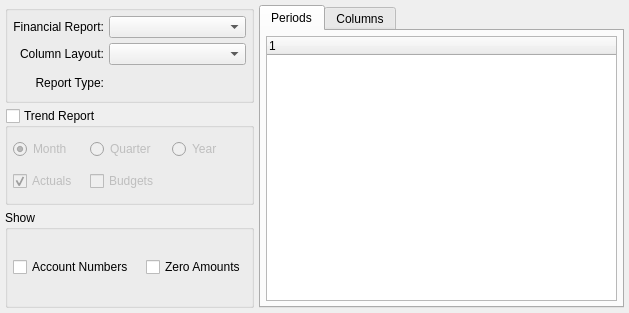
<?xml version="1.0" encoding="UTF-8"?>
<ui version="4.0">
 <comment>This file is part of the xTuple ERP: PostBooks Edition, a free and
open source Enterprise Resource Planning software suite,
Copyright (c) 1999-2018 by OpenMFG LLC, d/b/a xTuple.
It is licensed to you under the Common Public Attribution License
version 1.0, the full text of which (including xTuple-specific Exhibits)
is available at www.xtuple.com/CPAL.  By using this software, you agree
to be bound by its terms.</comment>
 <class>dspFinancialReport</class>
 <widget class="QWidget" name="dspFinancialReport">
  <property name="geometry">
   <rect>
    <x>0</x>
    <y>0</y>
    <width>629</width>
    <height>313</height>
   </rect>
  </property>
  <property name="windowTitle">
   <string>View Financial Report</string>
  </property>
  <layout class="QGridLayout" name="gridLayout_5">
   <item row="0" column="0">
    <widget class="QGroupBox" name="_layoutGroup">
     <property name="title">
      <string/>
     </property>
     <layout class="QGridLayout" name="gridLayout_7">
      <item row="0" column="0">
       <layout class="QGridLayout" name="gridLayout_4">
        <item row="0" column="0">
         <widget class="QLabel" name="_nameLit">
          <property name="text">
           <string>Financial Report:</string>
          </property>
          <property name="alignment">
           <set>Qt::AlignRight|Qt::AlignTrailing|Qt::AlignVCenter</set>
          </property>
         </widget>
        </item>
        <item row="0" column="1">
         <widget class="XComboBox" name="_flhead">
          <property name="sizePolicy">
           <sizepolicy hsizetype="Expanding" vsizetype="Fixed">
            <horstretch>0</horstretch>
            <verstretch>0</verstretch>
           </sizepolicy>
          </property>
         </widget>
        </item>
        <item row="1" column="0">
         <widget class="QLabel" name="_flcolLit">
          <property name="text">
           <string>Column Layout:</string>
          </property>
          <property name="alignment">
           <set>Qt::AlignRight|Qt::AlignTrailing|Qt::AlignVCenter</set>
          </property>
          <property name="buddy">
           <cstring>_flcol</cstring>
          </property>
         </widget>
        </item>
        <item row="1" column="1">
         <widget class="XComboBox" name="_flcol">
          <property name="sizePolicy">
           <sizepolicy hsizetype="Expanding" vsizetype="Fixed">
            <horstretch>0</horstretch>
            <verstretch>0</verstretch>
           </sizepolicy>
          </property>
         </widget>
        </item>
        <item row="2" column="0">
         <widget class="QLabel" name="_typeLit">
          <property name="text">
           <string>Report Type:</string>
          </property>
          <property name="alignment">
           <set>Qt::AlignRight|Qt::AlignTrailing|Qt::AlignVCenter</set>
          </property>
          <property name="buddy">
           <cstring>_type</cstring>
          </property>
         </widget>
        </item>
        <item row="2" column="1">
         <widget class="QLabel" name="_type">
          <property name="text">
           <string/>
          </property>
          <property name="alignment">
           <set>Qt::AlignLeading|Qt::AlignLeft|Qt::AlignVCenter</set>
          </property>
         </widget>
        </item>
       </layout>
      </item>
     </layout>
    </widget>
   </item>
   <item row="0" column="1" rowspan="3">
    <widget class="QTabWidget" name="_tab">
     <property name="enabled">
      <bool>true</bool>
     </property>
     <property name="sizePolicy">
      <sizepolicy hsizetype="Expanding" vsizetype="Expanding">
       <horstretch>1</horstretch>
       <verstretch>0</verstretch>
      </sizepolicy>
     </property>
     <property name="currentIndex">
      <number>0</number>
     </property>
     <widget class="QWidget" name="_periodsTab">
      <attribute name="title">
       <string>Periods</string>
      </attribute>
      <layout class="QGridLayout" name="gridLayout_3">
       <item row="0" column="0">
        <widget class="XTreeWidget" name="_periods">
         <property name="selectionMode">
          <enum>QAbstractItemView::MultiSelection</enum>
         </property>
        </widget>
       </item>
      </layout>
     </widget>
     <widget class="QWidget" name="_showColumnsTab">
      <attribute name="title">
       <string>Columns</string>
      </attribute>
      <layout class="QGridLayout" name="gridLayout_2">
       <item row="0" column="0">
        <widget class="XCheckBox" name="_showBegBal">
         <property name="text">
          <string>Beg. Bal.</string>
         </property>
        </widget>
       </item>
       <item row="0" column="1">
        <widget class="XCheckBox" name="_showBegBalPrcnt">
         <property name="text">
          <string>Beg. Bal. %</string>
         </property>
        </widget>
       </item>
       <item row="1" column="0">
        <widget class="XCheckBox" name="_showDebits">
         <property name="text">
          <string>Debits</string>
         </property>
        </widget>
       </item>
       <item row="1" column="1">
        <widget class="XCheckBox" name="_showDebitsPrcnt">
         <property name="text">
          <string>Debits %</string>
         </property>
        </widget>
       </item>
       <item row="2" column="0">
        <widget class="XCheckBox" name="_showCredits">
         <property name="text">
          <string>Credits</string>
         </property>
        </widget>
       </item>
       <item row="2" column="1">
        <widget class="XCheckBox" name="_showCreditsPrcnt">
         <property name="text">
          <string>Credits %</string>
         </property>
        </widget>
       </item>
       <item row="3" column="0">
        <widget class="XCheckBox" name="_showEndBal">
         <property name="text">
          <string>End. Bal.</string>
         </property>
        </widget>
       </item>
       <item row="3" column="1">
        <widget class="XCheckBox" name="_showEndBalPrcnt">
         <property name="text">
          <string>End. Bal. %</string>
         </property>
        </widget>
       </item>
       <item row="4" column="0">
        <widget class="XCheckBox" name="_showBudget">
         <property name="text">
          <string>Budget</string>
         </property>
        </widget>
       </item>
       <item row="4" column="1">
        <widget class="XCheckBox" name="_showBudgetPrcnt">
         <property name="text">
          <string>Budget %</string>
         </property>
        </widget>
       </item>
       <item row="5" column="0">
        <widget class="XCheckBox" name="_showDiff">
         <property name="text">
          <string>Difference</string>
         </property>
        </widget>
       </item>
       <item row="5" column="1">
        <widget class="XCheckBox" name="_showDiffPrcnt">
         <property name="text">
          <string>Difference %</string>
         </property>
        </widget>
       </item>
       <item row="6" column="0">
        <widget class="XCheckBox" name="_showCustom">
         <property name="text">
          <string>Custom</string>
         </property>
        </widget>
       </item>
       <item row="6" column="1">
        <widget class="XCheckBox" name="_showCustomPrcnt">
         <property name="text">
          <string>Custom %</string>
         </property>
        </widget>
       </item>
      </layout>
     </widget>
    </widget>
   </item>
   <item row="1" column="0">
    <widget class="QGroupBox" name="_trend">
     <property name="title">
      <string>Trend Report</string>
     </property>
     <property name="checkable">
      <bool>true</bool>
     </property>
     <property name="checked">
      <bool>false</bool>
     </property>
     <layout class="QGridLayout" name="gridLayout_8">
      <item row="0" column="0">
       <layout class="QHBoxLayout" name="horizontalLayout">
        <item>
         <layout class="QGridLayout" name="gridLayout_6">
          <property name="spacing">
           <number>12</number>
          </property>
          <item row="0" column="0">
           <widget class="QRadioButton" name="_month">
            <property name="text">
             <string>Month</string>
            </property>
            <property name="checked">
             <bool>true</bool>
            </property>
           </widget>
          </item>
          <item row="0" column="1">
           <widget class="QRadioButton" name="_quarter">
            <property name="text">
             <string>Quarter</string>
            </property>
           </widget>
          </item>
          <item row="0" column="2">
           <widget class="QRadioButton" name="_year">
            <property name="text">
             <string>Year</string>
            </property>
           </widget>
          </item>
          <item row="1" column="1">
           <widget class="QCheckBox" name="_budgets">
            <property name="text">
             <string>Budgets</string>
            </property>
           </widget>
          </item>
          <item row="1" column="0">
           <widget class="QCheckBox" name="_actuals">
            <property name="text">
             <string>Actuals</string>
            </property>
            <property name="checked">
             <bool>true</bool>
            </property>
           </widget>
          </item>
         </layout>
        </item>
        <item>
         <spacer name="horizontalSpacer">
          <property name="orientation">
           <enum>Qt::Horizontal</enum>
          </property>
          <property name="sizeHint" stdset="0">
           <size>
            <width>13</width>
            <height>20</height>
           </size>
          </property>
         </spacer>
        </item>
       </layout>
      </item>
     </layout>
    </widget>
   </item>
   <item row="2" column="0">
    <widget class="QGroupBox" name="_options">
     <property name="minimumSize">
      <size>
       <width>230</width>
       <height>16</height>
      </size>
     </property>
     <property name="title">
      <string>Show</string>
     </property>
     <layout class="QGridLayout" name="gridLayout">
      <item row="0" column="0">
       <layout class="QHBoxLayout" name="horizontalLayout_2">
        <property name="spacing">
         <number>12</number>
        </property>
        <item>
         <widget class="XCheckBox" name="_shownumbers">
          <property name="text">
           <string>Account Numbers</string>
          </property>
         </widget>
        </item>
        <item>
         <widget class="XCheckBox" name="_showzeros">
          <property name="enabled">
           <bool>true</bool>
          </property>
          <property name="text">
           <string>Zero Amounts</string>
          </property>
          <property name="checkable">
           <bool>true</bool>
          </property>
         </widget>
        </item>
        <item>
         <spacer name="horizontalSpacer_2">
          <property name="orientation">
           <enum>Qt::Horizontal</enum>
          </property>
          <property name="sizeHint" stdset="0">
           <size>
            <width>0</width>
            <height>20</height>
           </size>
          </property>
         </spacer>
        </item>
       </layout>
      </item>
     </layout>
    </widget>
   </item>
  </layout>
 </widget>
 <layoutdefault spacing="5" margin="5"/>
 <customwidgets>
  <customwidget>
   <class>XCheckBox</class>
   <extends>QCheckBox</extends>
   <header>xcheckbox.h</header>
  </customwidget>
  <customwidget>
   <class>XComboBox</class>
   <extends>QComboBox</extends>
   <header>xcombobox.h</header>
  </customwidget>
  <customwidget>
   <class>XTreeWidget</class>
   <extends>QTreeWidget</extends>
   <header>xtreewidget.h</header>
   <container>1</container>
  </customwidget>
 </customwidgets>
 <tabstops>
  <tabstop>_flhead</tabstop>
  <tabstop>_flcol</tabstop>
  <tabstop>_showBegBal</tabstop>
  <tabstop>_showBegBalPrcnt</tabstop>
  <tabstop>_showDebits</tabstop>
  <tabstop>_showDebitsPrcnt</tabstop>
  <tabstop>_showCredits</tabstop>
  <tabstop>_showCreditsPrcnt</tabstop>
  <tabstop>_showEndBal</tabstop>
  <tabstop>_showEndBalPrcnt</tabstop>
  <tabstop>_showBudget</tabstop>
  <tabstop>_showBudgetPrcnt</tabstop>
  <tabstop>_showDiff</tabstop>
  <tabstop>_showDiffPrcnt</tabstop>
  <tabstop>_showCustom</tabstop>
  <tabstop>_showCustomPrcnt</tabstop>
  <tabstop>_shownumbers</tabstop>
  <tabstop>_showzeros</tabstop>
  <tabstop>_periods</tabstop>
 </tabstops>
 <resources/>
 <connections>
  <connection>
   <sender>_trend</sender>
   <signal>toggled(bool)</signal>
   <receiver>_flcol</receiver>
   <slot>setDisabled(bool)</slot>
   <hints>
    <hint type="sourcelabel">
     <x>549</x>
     <y>93</y>
    </hint>
    <hint type="destinationlabel">
     <x>179</x>
     <y>74</y>
    </hint>
   </hints>
  </connection>
 </connections>
</ui>
